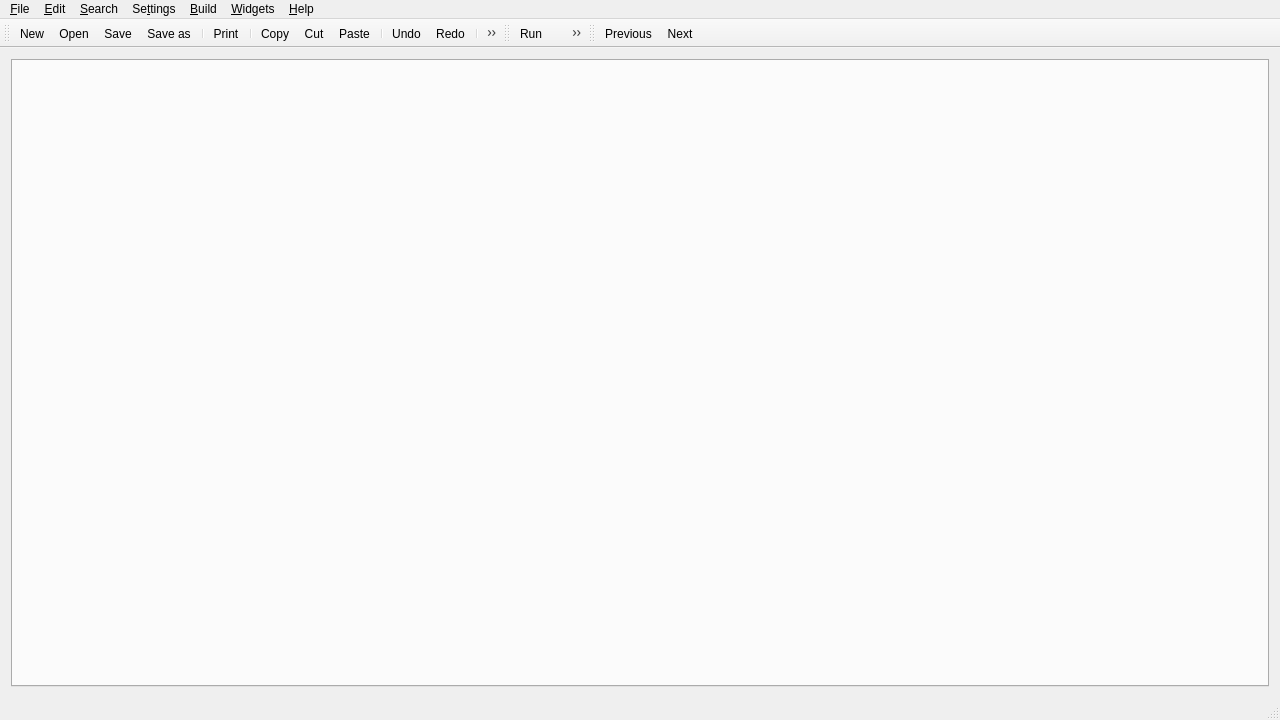
<?xml version="1.0" encoding="UTF-8"?>
<ui version="4.0">
 <class>Librepad</class>
 <widget class="QMainWindow" name="Librepad">
  <property name="geometry">
   <rect>
    <x>0</x>
    <y>0</y>
    <width>1280</width>
    <height>720</height>
   </rect>
  </property>
  <property name="windowTitle">
   <string>Librepad</string>
  </property>
  <widget class="QWidget" name="centralWidget">
   <layout class="QGridLayout" name="gridLayout">
    <item row="0" column="0">
     <widget class="QTabWidget" name="tabWidget">
      <property name="tabsClosable">
       <bool>true</bool>
      </property>
     </widget>
    </item>
   </layout>
  </widget>
  <widget class="QMenuBar" name="menuBar">
   <property name="geometry">
    <rect>
     <x>0</x>
     <y>0</y>
     <width>1280</width>
     <height>22</height>
    </rect>
   </property>
   <widget class="QMenu" name="menuFile">
    <property name="title">
     <string>&amp;File</string>
    </property>
    <widget class="QMenu" name="menuOpen_Recent">
     <property name="title">
      <string>Open &amp;Recent</string>
     </property>
     <property name="icon">
      <iconset resource="../../../res/icons/icons.qrc">
       <normaloff>:/icons/open.svg</normaloff>:/icons/open.svg</iconset>
     </property>
    </widget>
    <addaction name="actionNew"/>
    <addaction name="actionOpen"/>
    <addaction name="menuOpen_Recent"/>
    <addaction name="actionSave"/>
    <addaction name="actionSave_as"/>
    <addaction name="actionReload"/>
    <addaction name="actionPrint"/>
    <addaction name="separator"/>
    <addaction name="actionExit"/>
   </widget>
   <widget class="QMenu" name="menuEdit">
    <property name="title">
     <string>&amp;Edit</string>
    </property>
    <addaction name="actionCopy"/>
    <addaction name="actionCut"/>
    <addaction name="actionPaste"/>
    <addaction name="separator"/>
    <addaction name="actionUndo"/>
    <addaction name="actionRedo"/>
   </widget>
   <widget class="QMenu" name="menuHelp">
    <property name="title">
     <string>&amp;Help</string>
    </property>
    <addaction name="actionHelp"/>
    <addaction name="separator"/>
    <addaction name="actionAbout"/>
   </widget>
   <widget class="QMenu" name="menuSearch">
    <property name="title">
     <string>&amp;Search</string>
    </property>
    <addaction name="actionNext"/>
    <addaction name="actionPrevious"/>
   </widget>
   <widget class="QMenu" name="menuSettings">
    <property name="title">
     <string>Se&amp;ttings</string>
    </property>
    <addaction name="actionFont"/>
   </widget>
   <widget class="QMenu" name="menuBuild">
    <property name="title">
     <string>&amp;Build</string>
    </property>
    <addaction name="actionRun"/>
    <addaction name="actionLoadScript"/>
   </widget>
   <widget class="QMenu" name="menu_Widgets">
    <property name="title">
     <string>&amp;Widgets</string>
    </property>
    <widget class="QMenu" name="menu_Toolbars">
     <property name="enabled">
      <bool>true</bool>
     </property>
     <property name="title">
      <string>&amp;Toolbars</string>
     </property>
     <addaction name="actionToolBarMain"/>
     <addaction name="actionToolBarSearch"/>
     <addaction name="actionToolBarBuild"/>
    </widget>
    <addaction name="menu_Toolbars"/>
    <addaction name="separator"/>
    <addaction name="actionCmdDock"/>
   </widget>
   <addaction name="menuFile"/>
   <addaction name="menuEdit"/>
   <addaction name="menuSearch"/>
   <addaction name="menuSettings"/>
   <addaction name="menuBuild"/>
   <addaction name="menu_Widgets"/>
   <addaction name="menuHelp"/>
  </widget>
  <widget class="QToolBar" name="mainToolBar">
   <property name="sizePolicy">
    <sizepolicy hsizetype="Preferred" vsizetype="Fixed">
     <horstretch>0</horstretch>
     <verstretch>0</verstretch>
    </sizepolicy>
   </property>
   <property name="maximumSize">
    <size>
     <width>500</width>
     <height>16777215</height>
    </size>
   </property>
   <attribute name="toolBarArea">
    <enum>TopToolBarArea</enum>
   </attribute>
   <attribute name="toolBarBreak">
    <bool>false</bool>
   </attribute>
   <addaction name="actionNew"/>
   <addaction name="actionOpen"/>
   <addaction name="actionSave"/>
   <addaction name="actionSave_as"/>
   <addaction name="separator"/>
   <addaction name="actionPrint"/>
   <addaction name="separator"/>
   <addaction name="actionCopy"/>
   <addaction name="actionCut"/>
   <addaction name="actionPaste"/>
   <addaction name="separator"/>
   <addaction name="actionUndo"/>
   <addaction name="actionRedo"/>
   <addaction name="separator"/>
   <addaction name="actionFont"/>
   <addaction name="actionAbout"/>
   <addaction name="separator"/>
   <addaction name="actionExit"/>
  </widget>
  <widget class="QStatusBar" name="statusBar"/>
  <widget class="QToolBar" name="buildToolBar">
   <property name="sizePolicy">
    <sizepolicy hsizetype="Preferred" vsizetype="Fixed">
     <horstretch>0</horstretch>
     <verstretch>0</verstretch>
    </sizepolicy>
   </property>
   <property name="maximumSize">
    <size>
     <width>85</width>
     <height>16777215</height>
    </size>
   </property>
   <property name="windowTitle">
    <string>toolBar</string>
   </property>
   <attribute name="toolBarArea">
    <enum>TopToolBarArea</enum>
   </attribute>
   <attribute name="toolBarBreak">
    <bool>false</bool>
   </attribute>
   <addaction name="actionRun"/>
   <addaction name="actionLoadScript"/>
  </widget>
  <widget class="QToolBar" name="searchToolBar">
   <property name="sizePolicy">
    <sizepolicy hsizetype="Preferred" vsizetype="Expanding">
     <horstretch>0</horstretch>
     <verstretch>0</verstretch>
    </sizepolicy>
   </property>
   <property name="minimumSize">
    <size>
     <width>356</width>
     <height>0</height>
    </size>
   </property>
   <property name="maximumSize">
    <size>
     <width>16777215</width>
     <height>16777215</height>
    </size>
   </property>
   <property name="windowTitle">
    <string>toolBar</string>
   </property>
   <attribute name="toolBarArea">
    <enum>TopToolBarArea</enum>
   </attribute>
   <attribute name="toolBarBreak">
    <bool>false</bool>
   </attribute>
   <addaction name="actionPrevious"/>
   <addaction name="actionNext"/>
  </widget>
  <action name="actionNew">
   <property name="icon">
    <iconset resource="../../../res/icons/icons.qrc">
     <normaloff>:/icons/new.svg</normaloff>:/icons/new.svg</iconset>
   </property>
   <property name="text">
    <string>New</string>
   </property>
   <property name="toolTip">
    <string>New text document</string>
   </property>
   <property name="shortcut">
    <string>Ctrl+N</string>
   </property>
  </action>
  <action name="actionOpen">
   <property name="icon">
    <iconset resource="../../../res/icons/icons.qrc">
     <normaloff>:/icons/open.svg</normaloff>:/icons/open.svg</iconset>
   </property>
   <property name="text">
    <string>&amp;Open</string>
   </property>
   <property name="toolTip">
    <string>Open file</string>
   </property>
   <property name="shortcut">
    <string>Ctrl+O</string>
   </property>
  </action>
  <action name="actionSave">
   <property name="icon">
    <iconset resource="../../../res/icons/icons.qrc">
     <normaloff>:/icons/save.svg</normaloff>:/icons/save.svg</iconset>
   </property>
   <property name="text">
    <string>&amp;Save</string>
   </property>
   <property name="toolTip">
    <string>Save file</string>
   </property>
   <property name="shortcut">
    <string>Ctrl+S</string>
   </property>
  </action>
  <action name="actionSave_as">
   <property name="icon">
    <iconset resource="../../../res/icons/icons.qrc">
     <normaloff>:/icons/save_as.svg</normaloff>:/icons/save_as.svg</iconset>
   </property>
   <property name="text">
    <string>Save &amp;as</string>
   </property>
   <property name="toolTip">
    <string>Save file as</string>
   </property>
   <property name="shortcut">
    <string>Alt+S</string>
   </property>
  </action>
  <action name="actionPrint">
   <property name="icon">
    <iconset resource="../../../res/icons/icons.qrc">
     <normaloff>:/icons/print.svg</normaloff>:/icons/print.svg</iconset>
   </property>
   <property name="text">
    <string>&amp;Print</string>
   </property>
   <property name="toolTip">
    <string>Print file</string>
   </property>
   <property name="shortcut">
    <string>Ctrl+P</string>
   </property>
  </action>
  <action name="actionExit">
   <property name="icon">
    <iconset resource="../../../res/icons/icons.qrc">
     <normaloff>:/icons/quit.svg</normaloff>:/icons/quit.svg</iconset>
   </property>
   <property name="text">
    <string>E&amp;xit</string>
   </property>
   <property name="toolTip">
    <string>Exit librepad</string>
   </property>
  </action>
  <action name="actionCopy">
   <property name="icon">
    <iconset resource="../../../res/icons/icons.qrc">
     <normaloff>:/icons/copy.svg</normaloff>:/icons/copy.svg</iconset>
   </property>
   <property name="text">
    <string>&amp;Copy</string>
   </property>
   <property name="shortcut">
    <string>Ctrl+C</string>
   </property>
  </action>
  <action name="actionCut">
   <property name="icon">
    <iconset resource="../../../res/icons/icons.qrc">
     <normaloff>:/icons/cut.svg</normaloff>:/icons/cut.svg</iconset>
   </property>
   <property name="text">
    <string>C&amp;ut</string>
   </property>
   <property name="shortcut">
    <string>Ctrl+X</string>
   </property>
  </action>
  <action name="actionPaste">
   <property name="icon">
    <iconset resource="../../../res/icons/icons.qrc">
     <normaloff>:/icons/paste.svg</normaloff>:/icons/paste.svg</iconset>
   </property>
   <property name="text">
    <string>&amp;Paste</string>
   </property>
   <property name="shortcut">
    <string>Ctrl+V</string>
   </property>
  </action>
  <action name="actionUndo">
   <property name="icon">
    <iconset resource="../../../res/icons/icons.qrc">
     <normaloff>:/icons/undo.svg</normaloff>:/icons/undo.svg</iconset>
   </property>
   <property name="text">
    <string>&amp;Undo</string>
   </property>
   <property name="shortcut">
    <string>Ctrl+Z</string>
   </property>
  </action>
  <action name="actionRedo">
   <property name="icon">
    <iconset resource="../../../res/icons/icons.qrc">
     <normaloff>:/icons/redo.svg</normaloff>:/icons/redo.svg</iconset>
   </property>
   <property name="text">
    <string>&amp;Redo</string>
   </property>
   <property name="shortcut">
    <string>Ctrl+Y</string>
   </property>
  </action>
  <action name="actionAbout">
   <property name="icon">
    <iconset resource="../../../res/icons/icons.qrc">
     <normaloff>:/icons/info.svg</normaloff>:/icons/info.svg</iconset>
   </property>
   <property name="text">
    <string>&amp;Info</string>
   </property>
   <property name="toolTip">
    <string>About Librepad</string>
   </property>
  </action>
  <action name="actionPrevious">
   <property name="icon">
    <iconset resource="../../../res/icons/icons.qrc">
     <normaloff>:/icons/search_previous.svg</normaloff>:/icons/search_previous.svg</iconset>
   </property>
   <property name="text">
    <string>&amp;Previous</string>
   </property>
   <property name="toolTip">
    <string>&lt;html&gt;&lt;head/&gt;&lt;body&gt;&lt;p&gt;previous search result&lt;/p&gt;&lt;/body&gt;&lt;/html&gt;</string>
   </property>
  </action>
  <action name="actionFont">
   <property name="icon">
    <iconset resource="../../../res/icons/icons.qrc">
     <normaloff>:/icons/text.svg</normaloff>:/icons/text.svg</iconset>
   </property>
   <property name="text">
    <string>&amp;Font</string>
   </property>
  </action>
  <action name="actionNext">
   <property name="icon">
    <iconset resource="../../../res/icons/icons.qrc">
     <normaloff>:/icons/search_next.svg</normaloff>:/icons/search_next.svg</iconset>
   </property>
   <property name="text">
    <string>&amp;Next</string>
   </property>
   <property name="toolTip">
    <string>&lt;html&gt;&lt;head/&gt;&lt;body&gt;&lt;p&gt;next search result&lt;/p&gt;&lt;/body&gt;&lt;/html&gt;</string>
   </property>
  </action>
  <action name="actionRun">
   <property name="icon">
    <iconset resource="../../../res/icons/icons.qrc">
     <normaloff>:/icons/run.svg</normaloff>:/icons/run.svg</iconset>
   </property>
   <property name="text">
    <string>Run</string>
   </property>
   <property name="toolTip">
    <string>run script</string>
   </property>
  </action>
  <action name="actionLoadScript">
   <property name="icon">
    <iconset resource="../../../res/icons/icons.qrc">
     <normaloff>:/icons/open_script.svg</normaloff>:/icons/open_script.svg</iconset>
   </property>
   <property name="text">
    <string>&amp;Load Script</string>
   </property>
   <property name="toolTip">
    <string>load a script from file</string>
   </property>
  </action>
  <action name="actionReload">
   <property name="icon">
    <iconset resource="../../../res/icons/icons.qrc">
     <normaloff>:/icons/reload.svg</normaloff>:/icons/reload.svg</iconset>
   </property>
   <property name="text">
    <string>&amp;Reload</string>
   </property>
   <property name="shortcut">
    <string>Ctrl+R</string>
   </property>
  </action>
  <action name="actionCmdDock">
   <property name="checkable">
    <bool>true</bool>
   </property>
   <property name="checked">
    <bool>true</bool>
   </property>
   <property name="enabled">
    <bool>false</bool>
   </property>
   <property name="text">
    <string>&amp;Cmd</string>
   </property>
   <property name="visible">
    <bool>false</bool>
   </property>
  </action>
  <action name="actionToolBarMain">
   <property name="checkable">
    <bool>true</bool>
   </property>
   <property name="checked">
    <bool>true</bool>
   </property>
   <property name="text">
    <string>&amp;File</string>
   </property>
  </action>
  <action name="actionToolBarSearch">
   <property name="checkable">
    <bool>true</bool>
   </property>
   <property name="checked">
    <bool>true</bool>
   </property>
   <property name="text">
    <string>&amp;Search</string>
   </property>
  </action>
  <action name="actionToolBarBuild">
   <property name="checkable">
    <bool>true</bool>
   </property>
   <property name="checked">
    <bool>true</bool>
   </property>
   <property name="text">
    <string>&amp;Build</string>
   </property>
  </action>
  <action name="actionHelp">
   <property name="icon">
    <iconset resource="../../../res/icons/icons.qrc">
     <normaloff>:/icons/help.svg</normaloff>:/icons/help.svg</iconset>
   </property>
   <property name="text">
    <string>&amp;Help</string>
   </property>
  </action>
 </widget>
 <layoutdefault spacing="6" margin="11"/>
 <resources>
  <include location="../../../res/icons/icons.qrc"/>
  <include location="../../../res/icons/icons.qrc"/>
 </resources>
 <connections/>
</ui>
